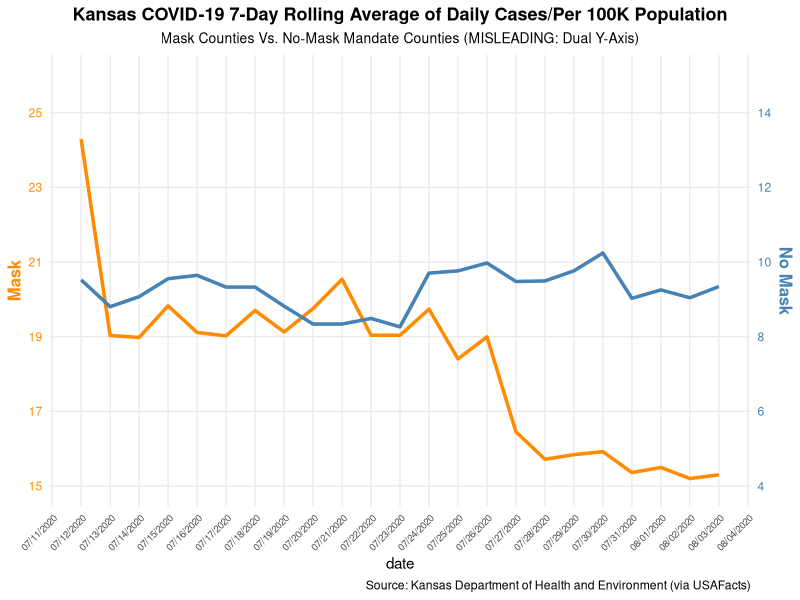
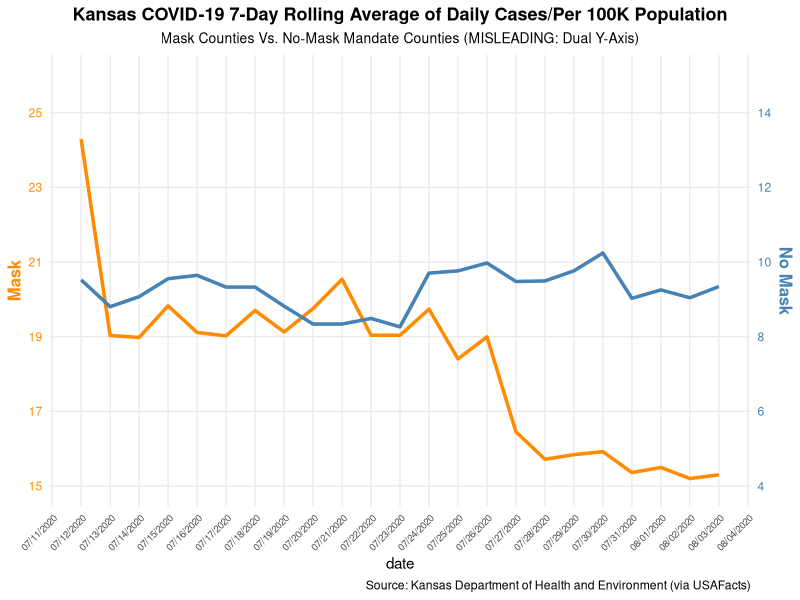

Write R code to recreate these figures, in order.
library(tidyverse)
library(zoo)

kansas_daily <- read_csv("kansas_usafacts_jul05_aug03_2020.csv", show_col_types = FALSE)

grouped <- kansas_daily %>%
  filter(!is.na(population), !is.na(daily_new_cases)) %>%
  group_by(mask_mandate, date) %>%
  summarise(
    total_new = sum(daily_new_cases, na.rm = TRUE),
    total_pop = sum(population, na.rm = TRUE),
    .groups = "drop"
  ) %>%
  mutate(per_100k = total_new / total_pop * 100000) %>%
  arrange(mask_mandate, date) %>%
  group_by(mask_mandate) %>%
  mutate(rolling_avg = rollmean(per_100k, k = 7, fill = NA, align = "right")) %>%
  ungroup() %>%
  filter(date >= as.Date("2020-07-12"), !is.na(rolling_avg))

mask_df   <- grouped %>% filter(mask_mandate == "Mask")
nomask_df <- grouped %>% filter(mask_mandate == "No Mask")

offset <- 11

p1 <- ggplot() +
  geom_line(data = mask_df,
            aes(x = date, y = rolling_avg),
            color = "darkorange", linewidth = 1.2) +
  geom_line(data = nomask_df,
            aes(x = date, y = rolling_avg + offset),
            color = "steelblue", linewidth = 1.2) +
  scale_y_continuous(
    name = "Mask",
    limits = c(15, 26),
    breaks = seq(15, 25, by = 2),
    sec.axis = sec_axis(~ . - offset,
                        name = "No Mask",
                        breaks = seq(4, 14, by = 2))
  ) +
  scale_x_date(date_breaks = "1 day", date_labels = "%m/%d/%Y") +
  labs(
    title = "Kansas COVID-19 7-Day Rolling Average of Daily Cases/Per 100K Population",
    subtitle = "Mask Counties Vs. No-Mask Mandate Counties (MISLEADING: Dual Y-Axis)",
    caption = "Source: Kansas Department of Health and Environment (via USAFacts)"
  ) +
  theme_minimal() +
  theme(
    axis.title.y.left  = element_text(color = "darkorange", face = "bold", size = 12),
    axis.text.y.left   = element_text(color = "darkorange"),
    axis.title.y.right = element_text(color = "steelblue", face = "bold", size = 12),
    axis.text.y.right  = element_text(color = "steelblue"),
    axis.text.x = element_text(angle = 45, hjust = 1, size = 7),
    plot.title         = element_text(face = "bold", size = 13, hjust = 0.5),
    plot.subtitle      = element_text(hjust = 0.5, size = 10),
    panel.grid.minor   = element_blank()
  )

print(p1)
ggsave("misleading_plot.png", p1, width = 18, height = 9, dpi = 800)
